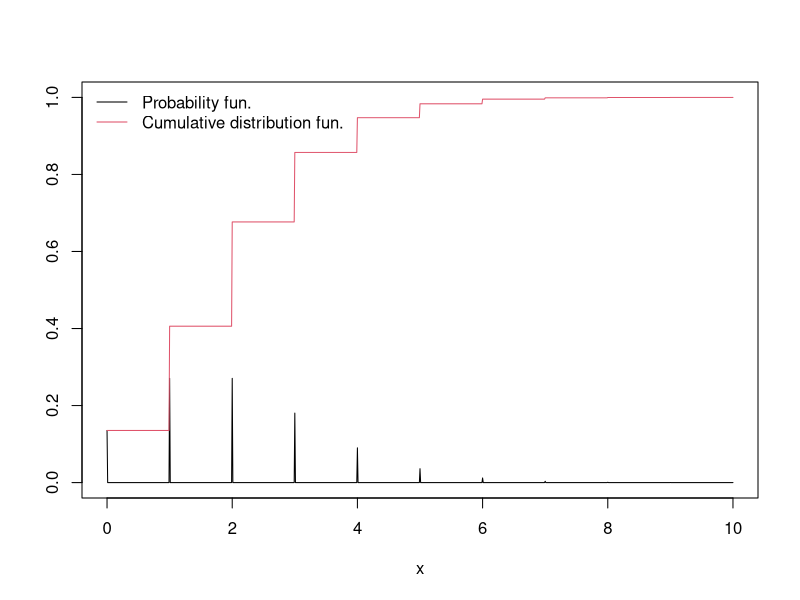

Here is the R script that generated this plot:
## R Tutorial
## Part 3: Discrete Distributions in R

### Exercise 2

## a) Let X = nb of pranks in a week. Then X ~ Bin(5, 1/3) and we want P(X >= 3)

p <- 2/6 # probability Jim plays at least 5 (=5 or 6) pranks on any day

## Method i) via cdf
1 - pbinom(2, size = 5, prob = p)

## Method ii) via pf
sum(dbinom(c(3, 4, 5), size = 5, prob = p))


## b) Let X = nb of calls before getting in. Then X ~ Geo(0.01)

## Method i) via cdf
pgeom(100, prob = 0.01) - pgeom(49, prob = 0.01)
## Method ii) via pf
sum(dgeom(50:100, prob = 0.01))


## c)

lam <- 2 # parameter value of 'lambda' (if we want to change later, only once here!)
x <- seq(from = 0, to = 10, by = 0.01) # evaluation points
pfpois <- dpois(x, lambda = lam) # warning (0) for x not in the support
cdfpois <- ppois(x, lambda = lam) # cdf at 'x'

## Plot:
plot(x, pfpois, type = 'l', ylab = "", ylim = c(0, 1)) 
lines(x, cdfpois, col = 2)
legend("topleft", c("Probability fun.", "Cumulative distribution fun."),
       col = 1:2, lty = rep(1, 2), bty = 'n')

